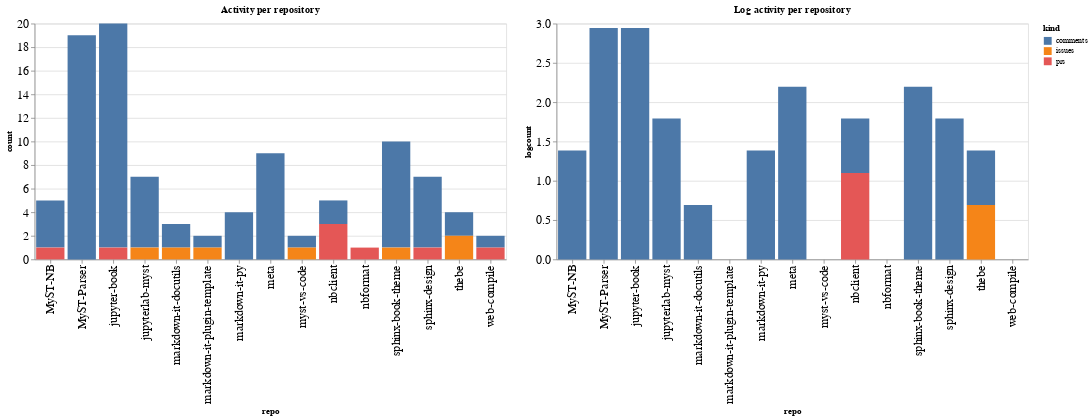

This figure's notebook cell:
### Code cell
ch1 = alt.Chart(repo_summaries, width=600, title="Activity per repository").mark_bar().encode(
    x='repo',
    y='count',
    color='kind',
    tooltip="kind"
)

ch2 = alt.Chart(repo_summaries, width=600, title="Log activity per repository").mark_bar().encode(
    x='repo',
    y='logcount',
    color='kind',
    tooltip="kind"
)

ch1 | ch2

### Figure 1 — Vega-Lite specification as saved in the notebook (floating-point values rounded to 4 significant figures)
{"config": {"axisLeft": {"labelFontSize": 15}, "axisBottom": {"labelFontSize": 15}}, "hconcat": [{"mark": "bar", "encoding": {"color": {"type": "nominal", "field": "kind"}, "tooltip": {"type": "nominal", "field": "kind"}, "x": {"type": "nominal", "field": "repo"}, "y": {"type": "quantitative", "field": "count"}}, "title": "Activity per repository", "width": 600}, {"mark": "bar", "encoding": {"color": {"type": "nominal", "field": "kind"}, "tooltip": {"type": "nominal", "field": "kind"}, "x": {"type": "nominal", "field": "repo"}, "y": {"type": "quantitative", "field": "logcount"}}, "title": "Log activity per repository", "width": 600}], "data": {"name": "data-d3b7c3e97c7b9f8b9f5edf5181b87709"}, "$schema": "https://vega.github.io/schema/vega-lite/v4.8.1.json", "datasets": {"data-d3b7c3e97c7b9f8b9f5edf5181b87709": [{"repo": "MyST-NB", "kind": "comments", "count": 4, "logcount": 1.386}, {"repo": "MyST-NB", "kind": "prs", "count": 1, "logcount": 0.0}, {"repo": "MyST-Parser", "kind": "comments", "count": 19, "logcount": 2.944}, {"repo": "jupyter-book", "kind": "comments", "count": 19, "logcount": 2.944}, {"repo": "jupyter-book", "kind": "prs", "count": 1, "logcount": 0.0}, {"repo": "jupyterlab-myst", "kind": "comments", "count": 6, "logcount": 1.792}, {"repo": "jupyterlab-myst", "kind": "issues", "count": 1, "logcount": 0.0}, {"repo": "markdown-it-docutils", "kind": "comments", "count": 2, "logcount": 0.6931}, {"repo": "markdown-it-docutils", "kind": "issues", "count": 1, "logcount": 0.0}, {"repo": "markdown-it-plugin-template", "kind": "comments", "count": 1, "logcount": 0.0}, {"repo": "markdown-it-plugin-template", "kind": "issues", "count": 1, "logcount": 0.0}, {"repo": "markdown-it-py", "kind": "comments", "count": 4, "logcount": 1.386}, {"repo": "meta", "kind": "comments", "count": 9, "logcount": 2.197}, {"repo": "myst-vs-code", "kind": "comments", "count": 1, "logcount": 0.0}, {"repo": "myst-vs-code", "kind": "issues", "count": 1, "logcount": 0.0}, {"repo": "nbclient", "kind": "comments", "count": 2, "logcount": 0.6931}, {"repo": "nbclient", "kind": "prs", "count": 3, "logcount": 1.099}, {"repo": "nbformat", "kind": "prs", "count": 1, "logcount": 0.0}, {"repo": "sphinx-book-theme", "kind": "comments", "count": 9, "logcount": 2.197}, {"repo": "sphinx-book-theme", "kind": "issues", "count": 1, "logcount": 0.0}, {"repo": "sphinx-design", "kind": "comments", "count": 6, "logcount": 1.792}, {"repo": "sphinx-design", "kind": "prs", "count": 1, "logcount": 0.0}, {"repo": "thebe", "kind": "comments", "count": 2, "logcount": 0.6931}, {"repo": "thebe", "kind": "issues", "count": 2, "logcount": 0.6931}, {"repo": "web-compile", "kind": "comments", "count": 1, "logcount": 0.0}, {"repo": "web-compile", "kind": "prs", "count": 1, "logcount": 0.0}]}}
